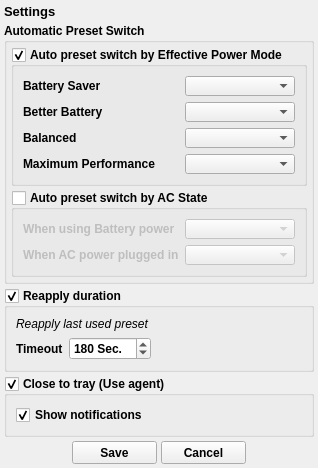
<?xml version="1.0" encoding="UTF-8"?>
<ui version="4.0">
 <class>CtrlGuiSettings</class>
 <widget class="QWidget" name="CtrlGuiSettings">
  <property name="geometry">
   <rect>
    <x>0</x>
    <y>0</y>
    <width>303</width>
    <height>434</height>
   </rect>
  </property>
  <property name="sizePolicy">
   <sizepolicy hsizetype="Preferred" vsizetype="Preferred">
    <horstretch>0</horstretch>
    <verstretch>0</verstretch>
   </sizepolicy>
  </property>
  <property name="windowTitle">
   <string>Form</string>
  </property>
  <layout class="QVBoxLayout" name="verticalLayout">
   <property name="spacing">
    <number>4</number>
   </property>
   <property name="leftMargin">
    <number>4</number>
   </property>
   <property name="topMargin">
    <number>4</number>
   </property>
   <property name="rightMargin">
    <number>4</number>
   </property>
   <property name="bottomMargin">
    <number>4</number>
   </property>
   <item>
    <widget class="QLabel" name="label_4">
     <property name="font">
      <font>
       <pointsize>10</pointsize>
       <weight>75</weight>
       <bold>true</bold>
      </font>
     </property>
     <property name="text">
      <string>Settings</string>
     </property>
    </widget>
   </item>
   <item>
    <widget class="QGroupBox" name="autoPresetSwitchGroupBox">
     <property name="font">
      <font>
       <weight>75</weight>
       <bold>true</bold>
      </font>
     </property>
     <property name="styleSheet">
      <string notr="true"/>
     </property>
     <property name="title">
      <string>Automatic Preset Switch</string>
     </property>
     <property name="flat">
      <bool>false</bool>
     </property>
     <property name="checkable">
      <bool>false</bool>
     </property>
     <layout class="QVBoxLayout" name="verticalLayout_6">
      <property name="spacing">
       <number>4</number>
      </property>
      <property name="leftMargin">
       <number>4</number>
      </property>
      <property name="topMargin">
       <number>4</number>
      </property>
      <property name="rightMargin">
       <number>4</number>
      </property>
      <property name="bottomMargin">
       <number>4</number>
      </property>
      <item>
       <widget class="QGroupBox" name="epmAutoPresetSwitchGroupBox">
        <property name="font">
         <font>
          <weight>75</weight>
          <bold>true</bold>
         </font>
        </property>
        <property name="title">
         <string>Auto preset switch by Effective Power Mode</string>
        </property>
        <property name="flat">
         <bool>true</bool>
        </property>
        <property name="checkable">
         <bool>true</bool>
        </property>
        <layout class="QVBoxLayout" name="verticalLayout_7">
         <item>
          <layout class="QHBoxLayout" name="horizontalLayout_7">
           <item>
            <widget class="QLabel" name="label_6">
             <property name="font">
              <font>
               <weight>75</weight>
               <bold>true</bold>
              </font>
             </property>
             <property name="text">
              <string>Battery Saver</string>
             </property>
            </widget>
           </item>
           <item>
            <widget class="QComboBox" name="epmBatterySaverComboBox">
             <property name="sizePolicy">
              <sizepolicy hsizetype="Fixed" vsizetype="Fixed">
               <horstretch>0</horstretch>
               <verstretch>0</verstretch>
              </sizepolicy>
             </property>
             <property name="minimumSize">
              <size>
               <width>110</width>
               <height>20</height>
              </size>
             </property>
             <property name="font">
              <font>
               <weight>75</weight>
               <bold>true</bold>
              </font>
             </property>
             <property name="currentIndex">
              <number>-1</number>
             </property>
            </widget>
           </item>
          </layout>
         </item>
         <item>
          <layout class="QHBoxLayout" name="horizontalLayout_10">
           <item>
            <widget class="QLabel" name="label_9">
             <property name="font">
              <font>
               <weight>75</weight>
               <bold>true</bold>
              </font>
             </property>
             <property name="text">
              <string>Better Battery</string>
             </property>
            </widget>
           </item>
           <item>
            <widget class="QComboBox" name="epmBetterBatteryComboBox">
             <property name="sizePolicy">
              <sizepolicy hsizetype="Fixed" vsizetype="Fixed">
               <horstretch>0</horstretch>
               <verstretch>0</verstretch>
              </sizepolicy>
             </property>
             <property name="minimumSize">
              <size>
               <width>110</width>
               <height>20</height>
              </size>
             </property>
             <property name="font">
              <font>
               <weight>75</weight>
               <bold>true</bold>
              </font>
             </property>
             <property name="currentIndex">
              <number>-1</number>
             </property>
            </widget>
           </item>
          </layout>
         </item>
         <item>
          <layout class="QHBoxLayout" name="horizontalLayout_9">
           <item>
            <widget class="QLabel" name="label_8">
             <property name="font">
              <font>
               <weight>75</weight>
               <bold>true</bold>
              </font>
             </property>
             <property name="text">
              <string>Balanced</string>
             </property>
            </widget>
           </item>
           <item>
            <widget class="QComboBox" name="epmBalancedComboBox">
             <property name="sizePolicy">
              <sizepolicy hsizetype="Fixed" vsizetype="Fixed">
               <horstretch>0</horstretch>
               <verstretch>0</verstretch>
              </sizepolicy>
             </property>
             <property name="minimumSize">
              <size>
               <width>110</width>
               <height>20</height>
              </size>
             </property>
             <property name="font">
              <font>
               <weight>75</weight>
               <bold>true</bold>
              </font>
             </property>
             <property name="currentIndex">
              <number>-1</number>
             </property>
            </widget>
           </item>
          </layout>
         </item>
         <item>
          <layout class="QHBoxLayout" name="horizontalLayout_8">
           <item>
            <widget class="QLabel" name="label_7">
             <property name="font">
              <font>
               <weight>75</weight>
               <bold>true</bold>
              </font>
             </property>
             <property name="text">
              <string>Maximum Performance</string>
             </property>
            </widget>
           </item>
           <item>
            <widget class="QComboBox" name="epmMaximumPerfomanceComboBox">
             <property name="sizePolicy">
              <sizepolicy hsizetype="Fixed" vsizetype="Fixed">
               <horstretch>0</horstretch>
               <verstretch>0</verstretch>
              </sizepolicy>
             </property>
             <property name="minimumSize">
              <size>
               <width>110</width>
               <height>20</height>
              </size>
             </property>
             <property name="font">
              <font>
               <weight>75</weight>
               <bold>true</bold>
              </font>
             </property>
             <property name="currentIndex">
              <number>-1</number>
             </property>
            </widget>
           </item>
          </layout>
         </item>
        </layout>
       </widget>
      </item>
      <item>
       <widget class="QGroupBox" name="acAutoPresetSwitchGroupBox">
        <property name="font">
         <font>
          <weight>75</weight>
          <bold>true</bold>
         </font>
        </property>
        <property name="title">
         <string>Auto preset switch by AC State</string>
        </property>
        <property name="flat">
         <bool>true</bool>
        </property>
        <property name="checkable">
         <bool>true</bool>
        </property>
        <property name="checked">
         <bool>false</bool>
        </property>
        <layout class="QVBoxLayout" name="verticalLayout_5">
         <item>
          <layout class="QHBoxLayout" name="horizontalLayout_3">
           <item>
            <widget class="QLabel" name="label_2">
             <property name="font">
              <font>
               <weight>75</weight>
               <bold>true</bold>
              </font>
             </property>
             <property name="text">
              <string>When using Battery power</string>
             </property>
            </widget>
           </item>
           <item>
            <widget class="QComboBox" name="dcStateComboBox">
             <property name="sizePolicy">
              <sizepolicy hsizetype="Fixed" vsizetype="Fixed">
               <horstretch>0</horstretch>
               <verstretch>0</verstretch>
              </sizepolicy>
             </property>
             <property name="minimumSize">
              <size>
               <width>110</width>
               <height>20</height>
              </size>
             </property>
             <property name="font">
              <font>
               <weight>75</weight>
               <bold>true</bold>
              </font>
             </property>
             <property name="currentIndex">
              <number>-1</number>
             </property>
            </widget>
           </item>
          </layout>
         </item>
         <item>
          <layout class="QHBoxLayout" name="horizontalLayout_4">
           <item>
            <widget class="QLabel" name="label_3">
             <property name="font">
              <font>
               <weight>75</weight>
               <bold>true</bold>
              </font>
             </property>
             <property name="text">
              <string>When AC power plugged in</string>
             </property>
            </widget>
           </item>
           <item>
            <widget class="QComboBox" name="acStateComboBox">
             <property name="sizePolicy">
              <sizepolicy hsizetype="Fixed" vsizetype="Fixed">
               <horstretch>0</horstretch>
               <verstretch>0</verstretch>
              </sizepolicy>
             </property>
             <property name="minimumSize">
              <size>
               <width>110</width>
               <height>20</height>
              </size>
             </property>
             <property name="font">
              <font>
               <weight>75</weight>
               <bold>true</bold>
              </font>
             </property>
             <property name="currentIndex">
              <number>-1</number>
             </property>
            </widget>
           </item>
          </layout>
         </item>
        </layout>
       </widget>
      </item>
     </layout>
    </widget>
   </item>
   <item>
    <widget class="QGroupBox" name="reapplyDurationGroupBox">
     <property name="font">
      <font>
       <weight>75</weight>
       <bold>true</bold>
      </font>
     </property>
     <property name="title">
      <string>Reapply duration</string>
     </property>
     <property name="flat">
      <bool>false</bool>
     </property>
     <property name="checkable">
      <bool>true</bool>
     </property>
     <layout class="QVBoxLayout" name="verticalLayout_2">
      <item>
       <widget class="QLabel" name="label">
        <property name="font">
         <font>
          <weight>50</weight>
          <italic>true</italic>
          <bold>false</bold>
         </font>
        </property>
        <property name="text">
         <string>Reapply last used preset</string>
        </property>
       </widget>
      </item>
      <item>
       <layout class="QHBoxLayout" name="horizontalLayout_2">
        <item>
         <widget class="QLabel" name="label_10">
          <property name="text">
           <string>Timeout</string>
          </property>
         </widget>
        </item>
        <item>
         <widget class="QSpinBox" name="reapplyDurationSpinBox">
          <property name="suffix">
           <string> Sec.</string>
          </property>
          <property name="minimum">
           <number>3</number>
          </property>
          <property name="maximum">
           <number>3600</number>
          </property>
          <property name="singleStep">
           <number>10</number>
          </property>
          <property name="value">
           <number>180</number>
          </property>
         </widget>
        </item>
        <item>
         <spacer name="horizontalSpacer_3">
          <property name="orientation">
           <enum>Qt::Horizontal</enum>
          </property>
          <property name="sizeHint" stdset="0">
           <size>
            <width>40</width>
            <height>20</height>
           </size>
          </property>
         </spacer>
        </item>
       </layout>
      </item>
     </layout>
    </widget>
   </item>
   <item>
    <widget class="QGroupBox" name="useAgentGroupBox">
     <property name="font">
      <font>
       <weight>75</weight>
       <bold>true</bold>
      </font>
     </property>
     <property name="title">
      <string>Close to tray (Use agent)</string>
     </property>
     <property name="checkable">
      <bool>true</bool>
     </property>
     <layout class="QVBoxLayout" name="verticalLayout_8">
      <item>
       <widget class="QCheckBox" name="showNotificationsCheckBox">
        <property name="text">
         <string>Show notifications</string>
        </property>
        <property name="checked">
         <bool>true</bool>
        </property>
       </widget>
      </item>
     </layout>
    </widget>
   </item>
   <item>
    <layout class="QHBoxLayout" name="horizontalLayout_6">
     <item>
      <spacer name="horizontalSpacer">
       <property name="orientation">
        <enum>Qt::Horizontal</enum>
       </property>
       <property name="sizeHint" stdset="0">
        <size>
         <width>40</width>
         <height>20</height>
        </size>
       </property>
      </spacer>
     </item>
     <item>
      <widget class="QPushButton" name="savePushButton">
       <property name="minimumSize">
        <size>
         <width>85</width>
         <height>23</height>
        </size>
       </property>
       <property name="font">
        <font>
         <weight>75</weight>
         <bold>true</bold>
        </font>
       </property>
       <property name="styleSheet">
        <string notr="true"/>
       </property>
       <property name="text">
        <string>Save</string>
       </property>
       <property name="flat">
        <bool>false</bool>
       </property>
      </widget>
     </item>
     <item>
      <widget class="QPushButton" name="cancelPushButton">
       <property name="minimumSize">
        <size>
         <width>85</width>
         <height>23</height>
        </size>
       </property>
       <property name="font">
        <font>
         <weight>75</weight>
         <bold>true</bold>
        </font>
       </property>
       <property name="styleSheet">
        <string notr="true"/>
       </property>
       <property name="text">
        <string>Cancel</string>
       </property>
       <property name="flat">
        <bool>false</bool>
       </property>
      </widget>
     </item>
     <item>
      <spacer name="horizontalSpacer_2">
       <property name="orientation">
        <enum>Qt::Horizontal</enum>
       </property>
       <property name="sizeHint" stdset="0">
        <size>
         <width>40</width>
         <height>20</height>
        </size>
       </property>
      </spacer>
     </item>
    </layout>
   </item>
  </layout>
 </widget>
 <resources/>
 <connections/>
</ui>
